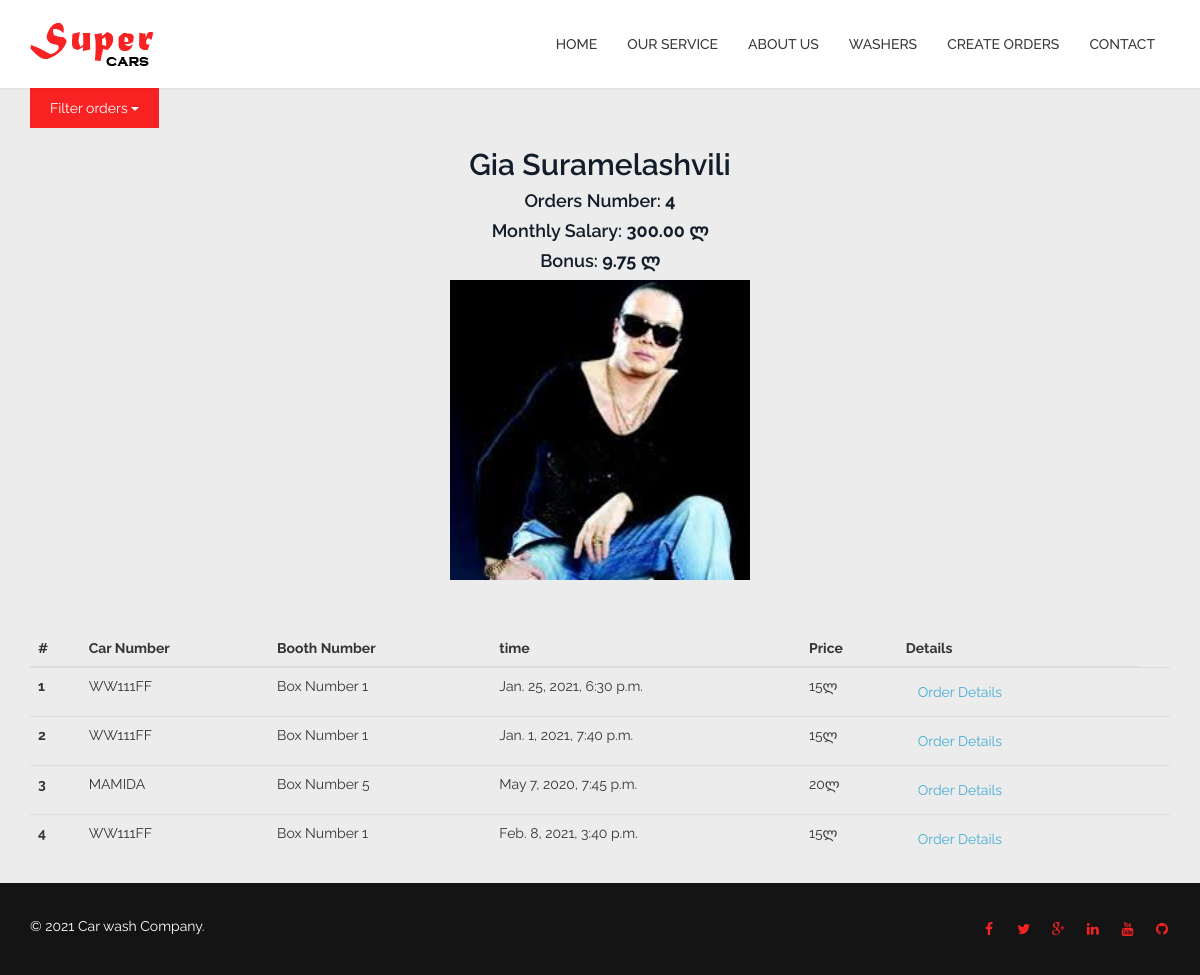
Page /9/washer/ on the committed database.
### user/models.py (models this page shows, shortened)
class User(AbstractUser):
    username = None
    email = models.EmailField(_('email address'), unique=True)
    birthdate = models.DateField(verbose_name=_('Birth Date'), )
    image = models.ImageField(verbose_name=_("Image"), upload_to='profiles')
    salary = models.DecimalField(max_digits=8, decimal_places=2, verbose_name=_('Salary'), help_text='in Lari')
    share = models.DecimalField(max_digits=8, decimal_places=2, verbose_name=_('Share per wash'), help_text='%')
    phone_number = models.CharField(max_length=50, verbose_name=_('Phone Number'))
    hire_date = models.DateField()
    status = models.PositiveSmallIntegerField(choices=Status.choices)
    objects = UserManager()
    USERNAME_FIELD = 'email'
    REQUIRED_FIELDS = []
    class Meta:
        verbose_name = _('Employee')
        verbose_name_plural = _('Employees')

### serviceapp/models.py (models this page shows, shortened)
class Order(models.Model):
    car = models.ForeignKey(
        to='serviceapp.Car',
        on_delete=models.CASCADE,
        related_name='order')
    booth = models.ForeignKey(to='serviceapp.Booth', on_delete=models.PROTECT, related_name='order')
    start_date = models.DateTimeField(verbose_name=_('Scheduled time'))
    end_date = models.DateTimeField(verbose_name=_('End time'), null=True, blank=True)
    wash_type = models.ForeignKey(
        to='serviceapp.WashType',
        related_name='orders',
        on_delete=models.PROTECT,
    )
    note = models.TextField(null=True, blank=True, verbose_name=_('Note'))
    coupon = models.ForeignKey(
        to='serviceapp.Coupon', related_name='orders',
        on_delete=models.PROTECT,
        null=True, blank=True,
    )
    employee = models.ForeignKey(
        to='user.User',
        on_delete=models.SET_NULL,
        null=True,
        related_name='order')
    price = models.IntegerField()
    created_date = models.DateTimeField(auto_now_add=True)
    class Meta:
        verbose_name = _('Order')
        verbose_name_plural = _('Orders')

class Car(models.Model):
    licence_plate = models.CharField(max_length=20)
    car_type = models.ForeignKey(
        to='serviceapp.CarType',
        on_delete=models.SET_NULL,
        null=True,
        related_name='cars')
    def __str__(self):
        return self.licence_plate
    class Meta:
        verbose_name = _('Car')
        verbose_name_plural = _('Cars')

class Booth(models.Model):
    number = models.SmallIntegerField(verbose_name=_('Booth Number'))
    def __str__(self):
        return f'Box Number {self.number}'

### serviceapp/views.py (the view)
# urls.py: path('<int:pk>/washer/', washer_detail, name='washer_detail'),
def washer_detail(request: WSGIRequest, pk: int) -> HttpResponse:
    washer = get_object_or_404(User.objects.filter(status=Status.washer.value), pk=pk)
    filter_day = request.GET.get('filter')
    now = timezone.now()
    if filter_day:
        filter_date = now - timezone.timedelta(days=int(filter_day))
        orders = Order.objects.filter(employee=pk, end_date__isnull=False, start_date__gte=filter_date)
    else:
        orders = Order.objects.filter(employee=pk, end_date__isnull=False)
    bonus = 0
    if orders.exists():
        sum_prices = orders.aggregate(Sum('price'))['price__sum']
        bonus = sum_prices * washer.share / 100
    return render(request, template_name='pages/washer_details.html', context={
        'orders': orders,
        'washer': washer,
        'bonus_money': bonus,
        'filter_day': filter_day
    })

### templates/pages/washer_details.html (shortened to what this page needs)
{% extends 'layout.html' %}
{% load static %}
{% block content %}
    <div class="container">
        <div class="dropdown">
            <button class="btn btn-primary dropdown-toggle" type="button" data-toggle="dropdown">Filter orders
                <span class="caret"></span></button>
        </div>
        <h2 class="section-title text-center wow fadeInDown">{{ washer.first_name }} {{ washer.last_name }}</h2>
        <h4 class="section-title text-center wow fadeInDown">Orders Number: <b>{{ orders.count }}</b></h4>
        <h4 class="section-title text-center wow fadeInDown">Monthly Salary: <b>{{ washer.salary }} ლ</b></h4>
        <h4 class="section-title text-center wow fadeInDown">Bonus: <b>{{ bonus_money }} ლ</b></h4>
        <div class="team-img">
            <img class=" employee-img" src="{{ washer.image.url }}" alt="">
        </div>
        <table class="table table-dark">
            <thead>
            <tr>
                <th scope="col">#</th>
                <th scope="col">Car Number</th>
                <th scope="col">Booth Number</th>
                <th scope="col">time</th>
                <th scope="col">Price</th>
                <th scope="col">Details</th>
            </tr>
            </thead>
            <tbody>
            {% for order in orders %}
                <tr>
                    <th scope="row">{{ forloop.counter }}</th>
                    <td>{{ order.car }}</td>
                    <td>{{ order.booth }}</td>
                    <td>{{ order.end_date }}</td>
                    <td>{{ order.price }}ლ</td>
                    <td><a href="{% url 'wash:order_detail' order.pk %}" class="btn ">Order Details</a></td>
                    <th>
                </tr>
            {% endfor %}
            </tbody>
        </table>
    </div>
{% endblock %}

### car_wash/static/serviceapp/css/forms.css (style rules this page uses)
h1, h2, h3, h4, h5, h6 { margin: 0px; }
button { outline: none !important; border: none; background: transparent; }
.container { max-width: 1200px; }

### car_wash/static/serviceapp/css/styles.css (style rules this page uses)
body { padding-top: 88px; font-family: 'Raleway', sans-serif; font-weight: 400; color: #353535; line-height: 26px; background: #ececec; }
h1, h2, h3, h4, h5, h6 { font-weight: 600; font-family: 'Raleway', sans-serif; color: #121D29; }
a { color: #45aed6; -webkit-transition: color 400ms, background-color 400ms; -moz-transition: color 400ms, background-color 400ms; -o-transition: color 400ms, background-color 400ms; transition: color 400ms, background-color 400ms; }
.btn { border-width: 0; border-radius: 0; }
.btn.btn-primary { background: #f92222; color: #FFFFFF; padding: 10px 20px; }
.employee-img { display: block; margin-left: auto; margin-right: auto; width: 300px; height: 300px; margin-bottom: 50px; }

### rows in the picture
User: first_name "Gia", last_name "Suramelashvili", salary "300.00", image (picture)
Order: car "WW111FF", booth "Box Number 1", end_date "Jan. 25, 2021, 6:30 p.m.", price "15"
Order: car "WW111FF", booth "Box Number 1", end_date "Jan. 1, 2021, 7:40 p.m.", price "15"
Order: car "MAMIDA", booth "Box Number 5", end_date "May 7, 2020, 7:45 p.m.", price "20"
Order: car "WW111FF", booth "Box Number 1", end_date "Feb. 8, 2021, 3:40 p.m.", price "15"

### other values in the picture
{{ orders.count }} "4"
{{ bonus_money }} "9.75"
